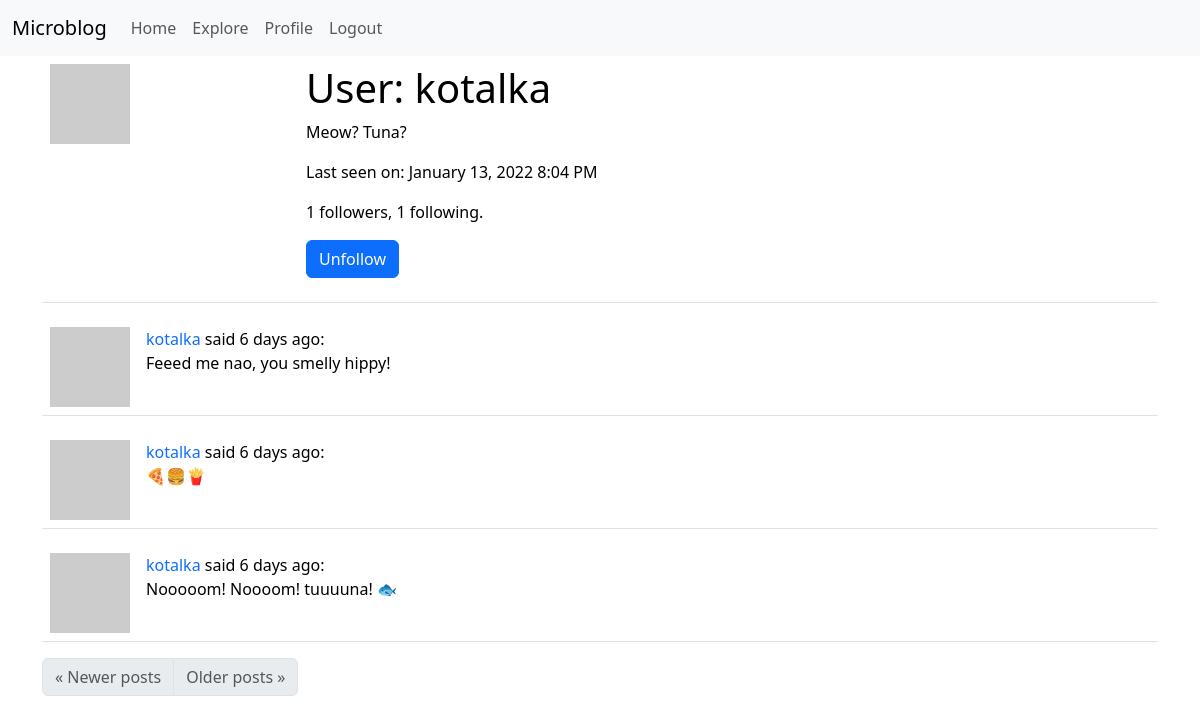
/user/kotalka (signed in), run on the app's committed database.
### app/models.py (models this page shows, shortened)
class User(UserMixin, db.Model):
    id = db.Column(db.Integer, primary_key=True)
    username = db.Column(db.String(64), index=True, unique=True)
    email = db.Column(db.String(120), index=True, unique=True)
    password_hash = db.Column(db.String(128))
    posts = db.relationship('Post', backref='author', lazy='dynamic')
    about_me = db.Column(db.String(140))
    last_seen = db.Column(db.DateTime, default=datetime.utcnow)
    followed = db.relationship(
        'User',
        secondary=followers,
        primaryjoin=(followers.c.follower_id == id),
        secondaryjoin=(followers.c.followed_id == id),
        backref=db.backref('followers', lazy='dynamic'),
        lazy='dynamic'
    )
    def avatar(self, size):
        digest = md5(self.email.lower().encode('utf-8')).hexdigest()
        return f'https://www.gravatar.com/avatar/{digest}?d=identicon&s={size}'
    def is_following(self, user):
        return self.followed.filter(
            followers.c.followed_id == user.id).count() > 0

class Post(db.Model):
    id = db.Column(db.Integer, primary_key=True)
    body = db.Column(db.String(140))
    timestamp = db.Column(db.DateTime, index=True, default=datetime.utcnow)
    user_id = db.Column(db.Integer, db.ForeignKey('user.id'))

### app/routes.py (the view)
@app.route('/user/<username>')
@login_required
def user(username):
    user = User.query.filter_by(username=username).first_or_404()
    page = request.args.get('page', 1, type=int)
    posts = user.posts.order_by(Post.timestamp.desc()).paginate(
        page, app.config['POSTS_PER_PAGE'], False)
    next_url = url_for('user', username=user.username,
                       page=posts.next_num) if posts.has_next else None
    prev_url = url_for('user', username=user.username,
                       page=posts.prev_num) if posts.has_prev else None
    form = EmptyForm()
    return render_template('user.html', user=user, posts=posts.items,
                           next_url=next_url, prev_url=prev_url, form=form)

### app/forms.py
class EmptyForm(FlaskForm):
    submit = SubmitField('Submit')

### app/models.py (called while the page is built)
@login.user_loader
def load_user(id):
    return User.query.get(int(id))

### app/routes.py (called while the page is built)
@app.before_request
def before_request():
    if current_user.is_authenticated:
        current_user.last_seen = datetime.utcnow()
        db.session.commit()

### app/templates/user.html (shortened to what this page needs)
{% extends "base.html" %}
{% block app_content %}
    <table class="table table-hover">
        <tr>
            <td style="width: 256px"><img src="{{ user.avatar(256) }}"
                                          alt="User avatar"></td>
            <td>
                <h1>User: {{ user.username }}</h1>
                {% if user.about_me %}<p>{{ user.about_me }}</p>{% endif %}
                {% if user.last_seen %}
                    <p>
                        Last seen
                        on: {{ moment(user.last_seen).format('LLL') }}
                    </p>
                {% endif %}
                <p>
                    {{ user.followers.count() }}
                    followers, {{ user.followed.count() }} following.
                </p>
                {% if user == current_user %}
                    <p>
                        <a href="{{ url_for('edit_profile') }}">Edit your
                            profile</a>
                    </p>
                {% else %}
                    <p>
                    <form action="{{ url_for('unfollow', username=user.username) }}"
                          method="post">
                        {{ form.submit(value='Unfollow', class_='btn btn-primary') }}
                    </form>
                    </p>
                {% endif %}
            </td>
        </tr>
    </table>
    {% for post in posts %}
        {% include "_post.html" %}
    {% endfor %}
    <nav aria-label="...">
        <ul class="pagination">
            <li class="page-item{% if not prev_url %} disabled{% endif %}">
                <a class="page-link" href="{{ prev_url or '#' }}"
                   aria-label="Previous">
                    <span aria-hidden="true">&laquo;</span> Newer posts
                </a>
            </li>
            <li class="page-item{% if not next_url %} disabled{% endif %}">
                <a class="page-link" href="{{ next_url or '#' }}"
                   aria-label="Next">
                    <span aria-hidden="true">Older posts </span>&raquo;
                </a>
            </li>
        </ul>
    </nav>
{% endblock %}

### app/templates/_post.html
<table class="table table-hover">
    <tr>
        <td style="width: 70px">
            <a href="{{ url_for('user', username=post.author.username) }}">
                <img src="{{ post.author.avatar(70) }}" alt="User avatar">
            </a>
        </td>
        <td>
            <a href="{{ url_for('user', username=post.author.username) }}">
                {{ post.author.username }}
            </a>
            said {{ moment(post.timestamp).fromNow() }}:
            <br>
            {{ post.body }}
        </td>
    </tr>
</table>

### app/templates/base.html (style rules this page uses)
a { text-decoration: none; }

### data on the page
User: username "kotalka", about_me "Meow? Tuna?", last_seen "January 13, 2022 8:04 PM"
Post: author.username "kotalka", timestamp "6 days ago", body "Feeed me nao, you smelly hippy!"
Post: author.username "kotalka", timestamp "6 days ago", body "🍕🍔🍟"
Post: author.username "kotalka", timestamp "6 days ago", body "Nooooom! Noooom! tuuuuna! 🐟"

### other printed values
{{ user.followers.count() }} "1"
{{ user.followed.count() }} "1"
